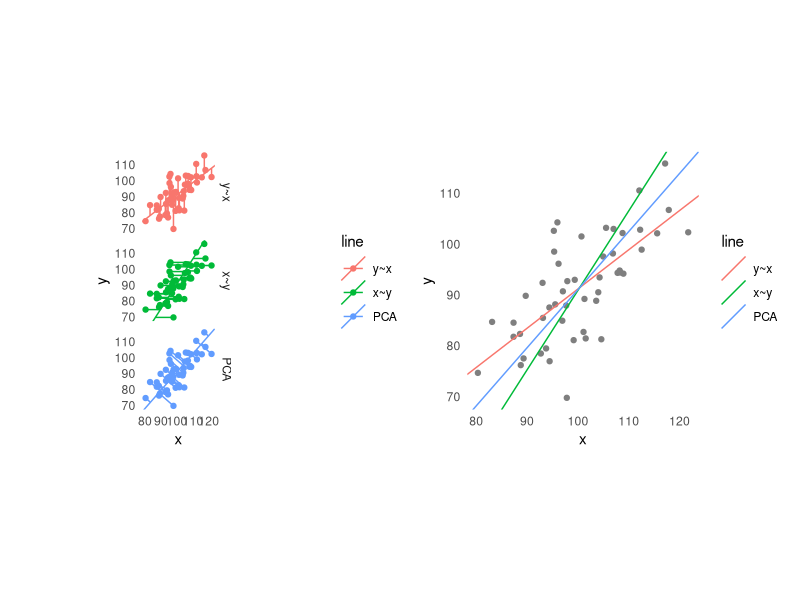

Reproduce this figure in R.
#exploring different ways of drawing lines of best fit on scatter plots
library(tidyverse)
library(mvtnorm)
library(patchwork)

#to do:
#update labels to use the correct names
#potential have 3 or 4 different types of data, and a plot for each
#add a references section and write up

make_plots <- function(x,y) {
#model y using x (standard best fit line)
line1 <- lm(y~x)$coef
line1.slope <- line1[2]
line1.intercept <- line1[1]
#model x using y (what if x is actually predicted by y, not true)
line2 <- lm(x~y)$coef
#y = mx + c
#(y-c) = mx
#x = (1/m)y - (c/m)
line2.slope <- (1/line2[2])
line2.intercept <- -(line2[1]/line2[2])

#calculate the principal components of x/y
pca <- prcomp(cbind(x,y))$rotation
pca.slope <- pca[2,1] / pca[1,1]
pca.intercept <- mean(y) - (pca.slope * mean(x))

#calculate predicted positions on each line, and corresponding "residual" lines
data <- data.frame(x,y)
data %>%
  mutate(yhat_line1=(x*line1.slope+line1.intercept),
         xhat_line1=x,
         yhat_line2=y,
         xhat_line2=(y-line2.intercept)/line2.slope,
         #https://en.wikipedia.org/wiki/Distance_from_a_point_to_a_line
         a=pca.slope,
         b=-1,
         c=pca.intercept,
         xhat_line3=(b*(b*x-a*y)-(a*c))/((a*a)+(b*b)),
         yhat_line3=(a*(-b*x+a*y)-(b*c))/((a*a)+(b*b)),
         #want slopes/intercepts in this data frame:
         slope_line1=line1.slope,
         slope_line2=line2.slope,
         slope_line3=pca.slope,
         intercept_line1=line1.intercept,
         intercept_line2=line2.intercept,
         intercept_line3=pca.intercept
         )%>% 
  select(-c(a,b,c)) %>%
  #transpose to a long form
  gather(key="key",value="value",-c(x,y)) %>% 
  # have "yhat_line1", want two colums of "yhat" "line1"
  separate(key,c("type","line"),"_") %>% 
  #then transpose so we have cols for xhat, yhat etc
  spread(key="type",value="value") %>%
  #calculate the residuals for each method
  #i.e. the distance from the point to the line
  mutate(line=case_when(
           line=="line1" ~ "y~x",
           line=="line2" ~ "x~y",
           line=="line3" ~ "PCA"
         ),
         line=factor(line,levels=c("y~x","x~y","PCA"))) -> data


#facetted scatter plot with three sets of residual lines
data %>% 
  ggplot() +
  facet_grid(line ~ .) +
  geom_point(aes(x=x,y=y,colour=line))+
  geom_abline(aes(slope=slope,intercept=intercept,colour=line))+
  geom_segment(aes(x=x,y=y,xend=xhat,yend=yhat,colour=line))+
  coord_equal() +
  theme_minimal() +
  theme(panel.grid=element_blank()) -> plot1

#basic scatter plot
ggplot() +
  geom_point(data=distinct(data,x,y),
             aes(x=x,y=y),colour="grey50")+
  geom_abline(data=distinct(data,line,slope,intercept),
              aes(slope=slope,intercept=intercept,colour=line))+
  coord_equal() +
  theme_minimal() +
  theme(panel.grid=element_blank()) -> plot2


print(plot1+plot2)
  
}


#simulate x/y using simple sets of distributions
set.seed(123)
x <- rnorm(50,mean=100,sd=10)
# y = 0.8 * x + noise
y <- 0.8 * x + rnorm(50,mean=10,sd=8)
make_plots(x,y)

#actual multivariate normal case:
# mean <- c(100,90)
# sigma <- as.matrix(rbind(c(1,0.6),c(0.6,1)))
# set.seed(123)
# data.matrix <- rmvnorm(1000,mean,sigma)
# x <- data.matrix[,1]
# y <- data.matrix[,2]
# 
# make_plots(x,y)
# 
# 
# #highly correlated rvnorm
# mean <- c(100,90)
# sigma <- as.matrix(rbind(c(1,0.9),c(0.9,1)))
# set.seed(123)
# data.matrix <- rmvnorm(1000,mean,sigma)
# x <- data.matrix[,1]
# y <- data.matrix[,2]
# 
# make_plots(x,y)
# 
# 
# 
# #lowly correlated rvnorm
# mean <- c(100,90)
# sigma <- as.matrix(rbind(c(1,0.2),c(0.2,1)))
# set.seed(123)
# data.matrix <- rmvnorm(1000,mean,sigma)
# x <- data.matrix[,1]
# y <- data.matrix[,2]
# 
# make_plots(x,y)
# 
# 
# #look at what if we are measuring the wrong way round
# set.seed(123)
# y <- rnorm(1000,mean=100,sd=10)
# # y = 0.8 * x + noise
# x <- 0.8 * y + rnorm(1000,mean=10,sd=8)
# make_plots(x,y)
# 
# #look at first approach with higher noise...
# 
# set.seed(123)
# x <- rnorm(1000,mean=100,sd=10)
# # y = 0.8 * x + noise
# y <- 0.8 * x + rnorm(1000,mean=20,sd=10)
# make_plots(x,y)
# 
# 
# #look at what if we are measuring the wrong way round + high noise
# set.seed(123)
# y <- rnorm(1000,mean=100,sd=10)
# # y = 0.8 * x + noise
# x <- 0.8 * y + rnorm(1000,mean=20,sd=10)
# make_plots(x,y)
# 
# 
# 
# #make more stretched out
# set.seed(123)
# x <- rnorm(1000,mean=100,sd=20)
# # y = 0.8 * x + noise
# y <- 0.8 * x + rnorm(1000,mean=30,sd=5)
# make_plots(x,y)



#geometrically can think of levers
#if you draw a triangle, the hypotenuse is the middle PCA which balances both residuals
#the standard linear regression line only cares about vertical residuals, so is pulls the line flatter
#the reverses regression line only cares about horizontal, so pulls the line steaper
#draw the triangle + show movements.

#so if you think the true relationship is the standard regression,
#then by eye you will naturally overstate the relationship


#add an extra set of plots, show/calculate all three types of residual for the 3 different colours + facet...
#this will show what each technique is minimising.